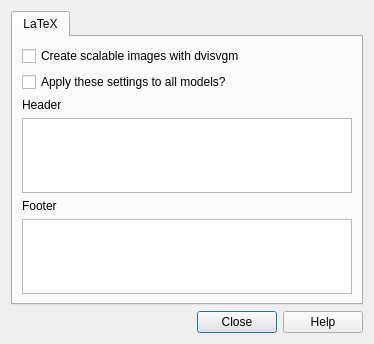
<?xml version="1.0" encoding="UTF-8"?>
<ui version="4.0">
 <class>Dialog</class>
 <widget class="QDialog" name="Dialog">
  <property name="windowModality">
   <enum>Qt::ApplicationModal</enum>
  </property>
  <property name="geometry">
   <rect>
    <x>0</x>
    <y>0</y>
    <width>374</width>
    <height>344</height>
   </rect>
  </property>
  <property name="windowTitle">
   <string/>
  </property>
  <layout class="QVBoxLayout" name="verticalLayout_2">
   <item>
    <widget class="QTabWidget" name="qtabwidget">
     <property name="currentIndex">
      <number>0</number>
     </property>
     <widget class="QWidget" name="tab">
      <attribute name="title">
       <string>LaTeX</string>
      </attribute>
      <layout class="QVBoxLayout" name="verticalLayout">
       <item>
        <widget class="QCheckBox" name="latexsvg">
         <property name="text">
          <string>Create scalable images with dvisvgm</string>
         </property>
        </widget>
       </item>
       <item>
        <widget class="QCheckBox" name="all">
         <property name="text">
          <string>Apply these settings to all models?</string>
         </property>
        </widget>
       </item>
       <item>
        <widget class="QLabel" name="label_6">
         <property name="text">
          <string>Header</string>
         </property>
        </widget>
       </item>
       <item>
        <widget class="QTextEdit" name="latexHeader">
         <property name="tabChangesFocus">
          <bool>true</bool>
         </property>
        </widget>
       </item>
       <item>
        <widget class="QLabel" name="label_7">
         <property name="text">
          <string>Footer</string>
         </property>
        </widget>
       </item>
       <item>
        <widget class="QTextEdit" name="latexFooter">
         <property name="tabChangesFocus">
          <bool>true</bool>
         </property>
        </widget>
       </item>
      </layout>
     </widget>
    </widget>
   </item>
   <item>
    <widget class="QDialogButtonBox" name="buttonBox">
     <property name="orientation">
      <enum>Qt::Horizontal</enum>
     </property>
     <property name="standardButtons">
      <set>QDialogButtonBox::Close|QDialogButtonBox::Help</set>
     </property>
    </widget>
   </item>
  </layout>
 </widget>
 <tabstops>
  <tabstop>qtabwidget</tabstop>
  <tabstop>buttonBox</tabstop>
  <tabstop>latexHeader</tabstop>
  <tabstop>latexFooter</tabstop>
 </tabstops>
 <resources/>
 <connections>
  <connection>
   <sender>buttonBox</sender>
   <signal>accepted()</signal>
   <receiver>Dialog</receiver>
   <slot>accept()</slot>
   <hints>
    <hint type="sourcelabel">
     <x>275</x>
     <y>442</y>
    </hint>
    <hint type="destinationlabel">
     <x>157</x>
     <y>274</y>
    </hint>
   </hints>
  </connection>
  <connection>
   <sender>buttonBox</sender>
   <signal>rejected()</signal>
   <receiver>Dialog</receiver>
   <slot>reject()</slot>
   <hints>
    <hint type="sourcelabel">
     <x>343</x>
     <y>442</y>
    </hint>
    <hint type="destinationlabel">
     <x>286</x>
     <y>274</y>
    </hint>
   </hints>
  </connection>
 </connections>
</ui>
